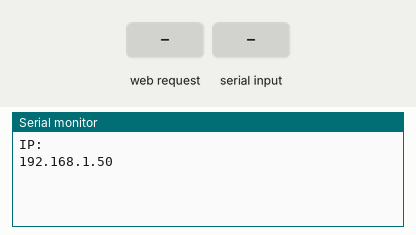
Bench run of a sketch on a simulated ESP8266 (NodeMCU). Parts: the last lines printed to the serial monitor. The test bench sets the inputs (shaded band). WiFi joins after 1.5 s; servers stay silent unless stated.

Above: at 2.7 s.
2.8 s: HTTP request GET /changeStatus received
At 3.6 s:
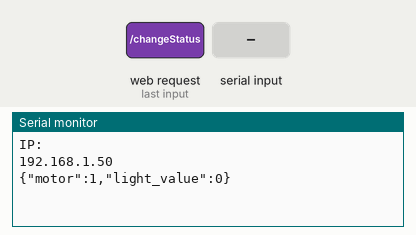
4.5 s: "off\n" received over the second serial link
At 4.8 s:
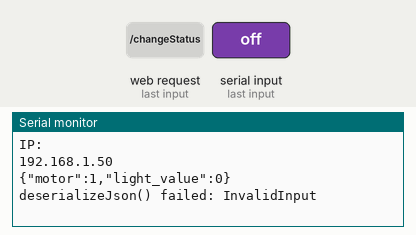
6.0 s: HTTP request GET /changeStatus?degrees=off received
At 7.2 s:
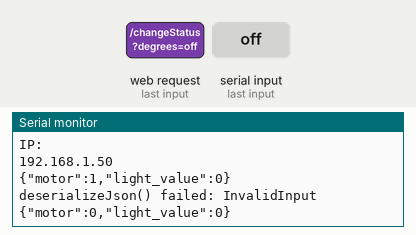
7.5 s: "90,45\n" received over the second serial link
At 8.4 s:
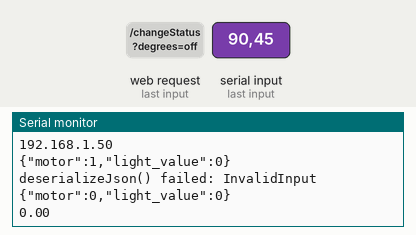

The sketch:

ESP_8266_Realtime_web.ino
```cpp
#include <ESP8266WiFi.h>
#include <ESP8266WebServer.h>
#include <SoftwareSerial.h>

// Khai báo thư viện cần thiết
#include <ArduinoJson.h>

#define RX_PIN D2 // Chân RX của cổng nối tiếp mềm
#define TX_PIN D3 // Chân TX của cổng nối tiếp mềm

float light_value = 0.0;

SoftwareSerial mySerial(RX_PIN, TX_PIN); // Tạo một đối tượng cổng nối tiếp mềm

// Tạo một đối tượng JsonDocument có dung lượng 100 byte
StaticJsonDocument<100> doc;
StaticJsonDocument<100> docSend;

// Replace with your network credentials
const char* ssid = "your_wifi_name";
const char* password = "your_wifi_password";

String motor_status = "off";
ESP8266WebServer server(80);

void setup() {

  WiFi.begin(ssid, password); //SSID && Pasword
  delay(1000);

  while (WiFi.waitForConnectResult() != WL_CONNECTED) {
    Serial.println(".");
  }
  Serial.begin(9600);
  Serial.println("IP: ");
  Serial.println(WiFi.localIP());

  server.on("/", [] {
    server.send(200,"text/html",
    "<!DOCTYPE html><html><head><title>Serial Monitor</title><meta name=\"viewport\" content=\"width=device-width, initial-scale=1\"><style>html {font-family: Helvetica;display: inline-block;margin: 0px auto;text-align: center;}.button {background-color: #4CAF50;border: none;color: white;padding: 16px 40px;text-decoration: none;font-size: 30px;margin: 2px;cursor: pointer;}.button2 {background-color: #555555;}</style></head><body><h1>ESP8266 Web Server</h1><p id='serialMonitor'>None</p><p id=\"motor_status\"> Motor - State off</p><br><a href=\"#\" id=\"btnChangeStatus\" class=\"button\">ON</a></body><script>function readSerial() {var serialMonitor = document.getElementById('serialMonitor');var xhttp = new XMLHttpRequest();xhttp.onreadystatechange = function() {if (this.readyState == 4 && this.status == 200) {serialMonitor.innerHTML = 'Light value: ' + this.responseText;serialMonitor.scrollTop = serialMonitor.scrollHeight;setTimeout(readSerial, 500);}};xhttp.open('GET', 'readSerial', true);xhttp.send();}function sendValue() {var degreesInput = document.getElementById('degrees');var xhttp2 = new XMLHttpRequest();var degrees = degreesInput.value;xhttp2.open('POST', 'sendValue', true);xhttp2.setRequestHeader('Content-type', 'application/x-www-form-urlencoded');xhttp2.send('degrees=' + degrees);}function changeStatus() {var motor_status = document.getElementById('motor_status');var btnChangeStatus = document.getElementById('btnChangeStatus');var xhttp3 = new XMLHttpRequest();xhttp3.onreadystatechange = function() {if (this.readyState == 4 && this.status == 200) {if (this.responseText == '1') {motor_status.innerHTML = 'Motor - State on';btnChangeStatus.innerHTML = 'OFF';btnChangeStatus.className = 'button button2';} else {motor_status.innerHTML = 'Motor - State off';btnChangeStatus.innerHTML = 'ON';btnChangeStatus.className = 'button';}}};xhttp3.open('GET', 'changeStatus', true);xhttp3.send();}document.getElementById('btnChangeStatus').addEventListener('click', changeStatus);window.onload = function() {readSerial();};</script></html>"
    );
  });
  setupRoutes();
  server.begin();  // Bắt đầu web server


  // Khởi tạo cổng nối tiếp ảo
  mySerial.begin(9600);
}

int receivedValue = 0;
void handleSendValue() {
  if (server.hasArg("degrees")) {
    receivedValue = server.arg("degrees").toInt();
  }
}

void handleReadSerial() {
  server.send(200, "text/plain", String(light_value) + "\n");
}

void setupRoutes() {
  server.on("/readSerial", handleReadSerial);
  server.on("/sendValue", handleSendValue);
  server.on("/changeStatus", handlechangeStatus);
}

void handlechangeStatus(){
   if (motor_status == "off") {
    motor_status = "on";
    handleMotorOn();
    server.send(200, "text/plain", "1");
   } else {
    motor_status = "off";
    handleMotorOff();
    server.send(200, "text/plain", "0");
   }
}

void handleMotorOn(){
    docSend["motor"] = 1;
    docSend["light_value"] = light_value;
    // Chuyển đổi đối tượng JsonDocument thành chuỗi JSON và gửi nó qua cổng nối tiếp ảo
    serializeJson(docSend, mySerial);
    mySerial.println();
    // Chuyển đổi đối tượng JsonDocument thành chuỗi JSON và gửi nó qua cổng nối tiếp ảo
    serializeJson(docSend, Serial);
    Serial.println();
}

void handleMotorOff(){
    docSend["motor"] = 0;
    docSend["light_value"] = light_value;
    // Chuyển đổi đối tượng JsonDocument thành chuỗi JSON và gửi nó qua cổng nối tiếp ảo
    serializeJson(docSend, mySerial);
    mySerial.println();
    // Chuyển đổi đối tượng JsonDocument thành chuỗi JSON và gửi nó qua cổng nối tiếp ảo
    serializeJson(docSend, Serial);
    Serial.println();
}

void loop() {
  // Kiểm tra xem có dữ liệu nào sẵn sàng trên cổng nối tiếp ảo hay không
  if (mySerial.available()) {
    // Đọc một dòng từ cổng nối tiếp ảo
    String line = mySerial.readStringUntil('\n');

    // Chuyển đổi chuỗi JSON thành đối tượng JsonDocument
    DeserializationError error = deserializeJson(doc, line);

    // Kiểm tra xem có lỗi nào trong quá trình chuyển đổi hay không
    if (error) {
      Serial.print("deserializeJson() failed: ");
      Serial.println(error.c_str());
      return;
    }

    // Lấy giá trị nhiệt độ và độ ẩm từ đối tượng JsonDocument
    light_value = doc["light_value"];
    Serial.println(light_value);
  }
  // Xử lý các yêu cầu từ client
  server.handleClient();
  delay(250);

}
```

Measured:
- after the input at 2.8 s, the serial monitor: prints a new line after 0.20 s (image 1)
- after the input at 4.5 s, the serial monitor: prints a new line at once (image 2)
- after the input at 6.0 s, the serial monitor: prints a new line at once (image 3)
- after the input at 7.5 s, the serial monitor: prints a new line at once (image 4)
